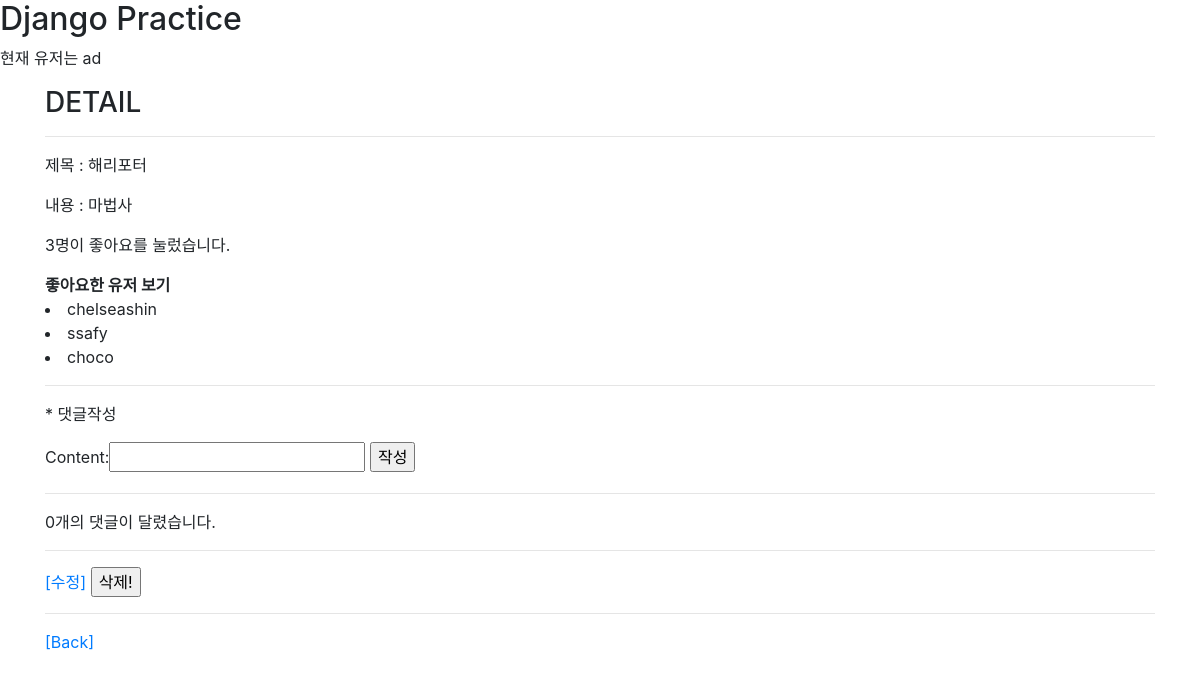
/posts/1/ (signed in), run on the app's committed database.
### accounts/models.py (models this page shows)
class User(AbstractUser):
    followers = models.ManyToManyField(settings.AUTH_USER_MODEL, related_name="followings")

### posts/models.py (models this page shows, shortened)
class Post(models.Model):
    title = models.CharField(max_length=20)
    content = models.TextField()
    user = models.ForeignKey(settings.AUTH_USER_MODEL, on_delete=models.CASCADE)
    like_users = models.ManyToManyField(settings.AUTH_USER_MODEL, related_name="like_posts", blank=True)

### posts/views.py (the view)
# urls.py: path('<int:post_pk>/', views.detail, name="detail"),
def detail(request, post_pk):
    post = get_object_or_404(Post, pk=post_pk)
    comment_form = CommentForm()
    context = {
        'post': post,
        'comment_form': comment_form,
    }
    return render(request, 'posts/detail.html', context)

### posts/forms.py
class CommentForm(forms.ModelForm):
    class Meta:
        model = Comment
        fields = ['content', ]

### posts/templates/posts/detail.html (shortened to what this page needs)
{% extends 'posts/base.html' %}
{% block content %}
<h3>DETAIL</h3>
<hr>
<p>제목 : {{ post.title }}</p>
<p>내용 : {{ post.content }}</p>
<p>{{ post.like_users.count }}명이 좋아요를 눌렀습니다.</p>
<b>좋아요한 유저 보기</b>
{% for user in post.like_users.all %}
    <li>{{ user }}</li>
{% endfor %}
<hr>
<p>* 댓글작성</p>
<form action="{% url 'posts:comment_create' post.pk %}" method="POST">
    {{ comment_form }}
    <input type="submit" value="작성">
</form>
<hr>
<p>{{ post.comment_set.count }}개의 댓글이 달렸습니다.</p>
<hr>
<a href="{% url 'posts:update' post.pk %}">[수정]</a>
<form action="{% url 'posts:delete' post.pk %}" method="POST" style="display: inline;">
    <input type="submit" value="삭제!">
</form>
<hr>
<a href="{% url 'posts:list' %}">[Back]</a>
{% endblock %}

### posts/templates/posts/base.html (shortened to what this page needs)
<!DOCTYPE html>
<html lang="en">
<head>
    <link rel="stylesheet" href="https://stackpath.bootstrapcdn.com/bootstrap/4.2.1/css/bootstrap.min.css">
</head>
<body>
    <h2>Django Practice</h2>
    <p>현재 유저는 {{ user.username }}</p>
    <div class="container">
        {% block content %} {% endblock %}
    </div>
</body>
</html>

### data on the page
User: username "ad"
Post: title "해리포터", content "마법사", like_users.count "3", comment_set.count "0"
User: username "chelseashin"
User: username "ssafy"
User: username "choco"
